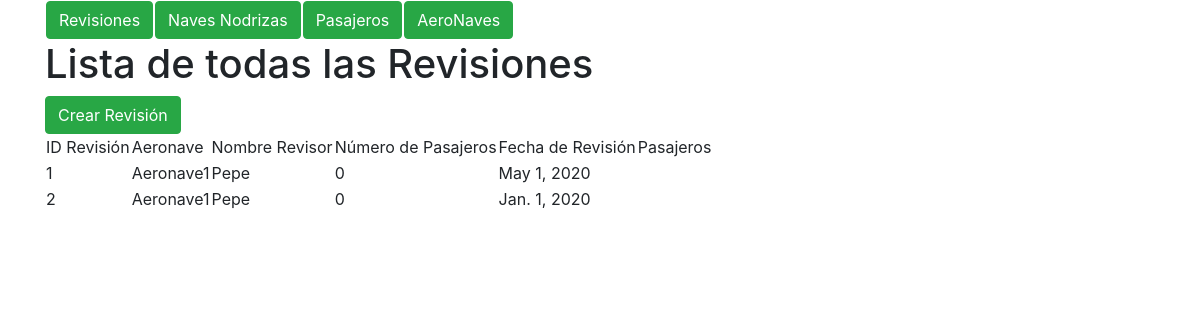
The app's page /revision/, older data.
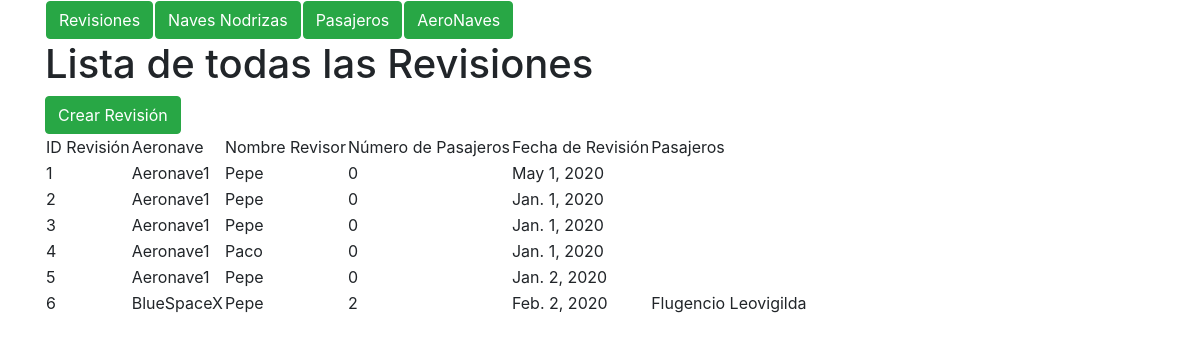
The same page, newer data.
### marcianos/models.py (models this page shows, shortened)
class Revision(models.Model):
    nombre_revisor = models.CharField(max_length=400)
    aeronave_id = models.ForeignKey(aeronave, on_delete=models.CASCADE,
        related_name = 'revisa_a', null=True, blank=True)
    pasajeros = models.ManyToManyField(Pasajero)
    num_pasajeros = models.IntegerField()
    fecha_revision = models.DateField()

class aeronave(models.Model):
    nombre = models.CharField(max_length=400)
    max_marcianos = models.PositiveIntegerField()
    nave_origen = models.ForeignKey(nave_nodriza, on_delete=models.CASCADE,
        related_name = 'nave_origen', null=True)
    nave_destino = models.ForeignKey(nave_nodriza, on_delete=models.CASCADE,
        related_name = 'nave_destino', null=True)

class Pasajero(models.Model):
    nombre = models.CharField(max_length=400)
    aeronave_id = models.ForeignKey(aeronave, on_delete=models.CASCADE,
        related_name = 'subido_en', null=True, blank=True)

### marcianos/views.py (the view)
# urls.py: path('revision/', views.revision_list, name='revision_list'),
def revision_list(request, template_name = 'revision/lista.html'):
    revisiones = Revision.objects.all()
    data = {}
    data['object_list'] = revisiones
    return render(request, template_name, data)

### marcianos/templates/revision/lista.html (shortened to what this page needs)
<!DOCTYPE html>
<html>
  <head>
    <link rel="stylesheet" href="https://maxcdn.bootstrapcdn.com/bootstrap/4.0.0-beta.2/css/bootstrap.min.css">
  </head>
  <body>
    <div class="container">
      {% include "home.html" %}
        <h1>Lista de todas las Revisiones</h1>
        <a class="btn btn-success" href='{% url "revision_create" %}'> Crear Revisión</a>
        <table>
            <tr>
                <td>ID Revisión</td>
                <td>Aeronave</td>
                <td>Nombre Revisor</td>
                <td>Número de Pasajeros</td>
                <td>Fecha de Revisión</td>
                <td>Pasajeros</td>
            </tr>
                {% for revision in object_list %}
                <tr>
                    <td>{{ revision.pk }}</td>
                    <td>{{ revision.aeronave_id.nombre }}</td>
                    <td>{{ revision.nombre_revisor }}</td>
                    <td>{{ revision.num_pasajeros }}</td>
                    <td>{{ revision.fecha_revision  }}</td>
                    <td>{% for p in revision.pasajeros.all %}{{p.nombre}}  {% endfor %}</td>
                </tr>
            {% endfor %}
        </table>
    </div>
  </body>
</html>

Row changes from the older to the newer data that the page shows:
added Revision: pk "3", aeronave_id.nombre "Aeronave1", nombre_revisor "Pepe", num_pasajeros "0", fecha_revision "Jan. 1, 2020"
added Revision: pk "4", aeronave_id.nombre "Aeronave1", nombre_revisor "Paco", num_pasajeros "0", fecha_revision "Jan. 1, 2020"
added Revision: pk "5", aeronave_id.nombre "Aeronave1", nombre_revisor "Pepe", num_pasajeros "0", fecha_revision "Jan. 2, 2020"
added Revision: pk "6", aeronave_id.nombre "BlueSpaceX", nombre_revisor "Pepe", num_pasajeros "2", fecha_revision "Feb. 2, 2020"
now on this page (row unchanged): Pasajero: nombre "Flugencio"
now on this page (row unchanged): Pasajero: nombre "Leovigilda"
